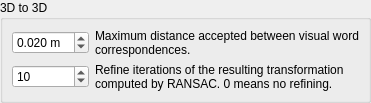
                      <widget class="QWidget" name="page_38">
                       <layout class="QVBoxLayout" name="verticalLayout_68">
                        <property name="spacing">
                         <number>0</number>
                        </property>
                        <property name="margin">
                         <number>0</number>
                        </property>
                        <item>
                         <widget class="QGroupBox" name="groupBox_3">
                          <property name="title">
                           <string>3D to 3D</string>
                          </property>
                          <layout class="QGridLayout" name="gridLayout_6" columnstretch="0,1">
                           <item row="0" column="0">
                            <widget class="QDoubleSpinBox" name="loopClosure_bowInlierDistance">
                             <property name="suffix">
                              <string> m</string>
                             </property>
                             <property name="decimals">
                              <number>3</number>
                             </property>
                             <property name="minimum">
                              <double>0.001000000000000</double>
                             </property>
                             <property name="singleStep">
                              <double>0.010000000000000</double>
                             </property>
                             <property name="value">
                              <double>0.020000000000000</double>
                             </property>
                            </widget>
                           </item>
                           <item row="0" column="1">
                            <widget class="QLabel" name="label_14">
                             <property name="text">
                              <string>Maximum distance accepted between visual word correspondences.</string>
                             </property>
                             <property name="wordWrap">
                              <bool>true</bool>
                             </property>
                            </widget>
                           </item>
                           <item row="1" column="0">
                            <widget class="QSpinBox" name="loopClosure_bowRefineIterations">
                             <property name="minimum">
                              <number>0</number>
                             </property>
                             <property name="maximum">
                              <number>10000</number>
                             </property>
                             <property name="singleStep">
                              <number>1</number>
                             </property>
                             <property name="value">
                              <number>10</number>
                             </property>
                            </widget>
                           </item>
                           <item row="1" column="1">
                            <widget class="QLabel" name="label_38">
                             <property name="text">
                              <string>Refine iterations of the resulting transformation computed by RANSAC. 0 means no refining.</string>
                             </property>
                             <property name="wordWrap">
                              <bool>true</bool>
                             </property>
                            </widget>
                           </item>
                          </layout>
                         </widget>
                        </item>
                       </layout>
                      </widget>
